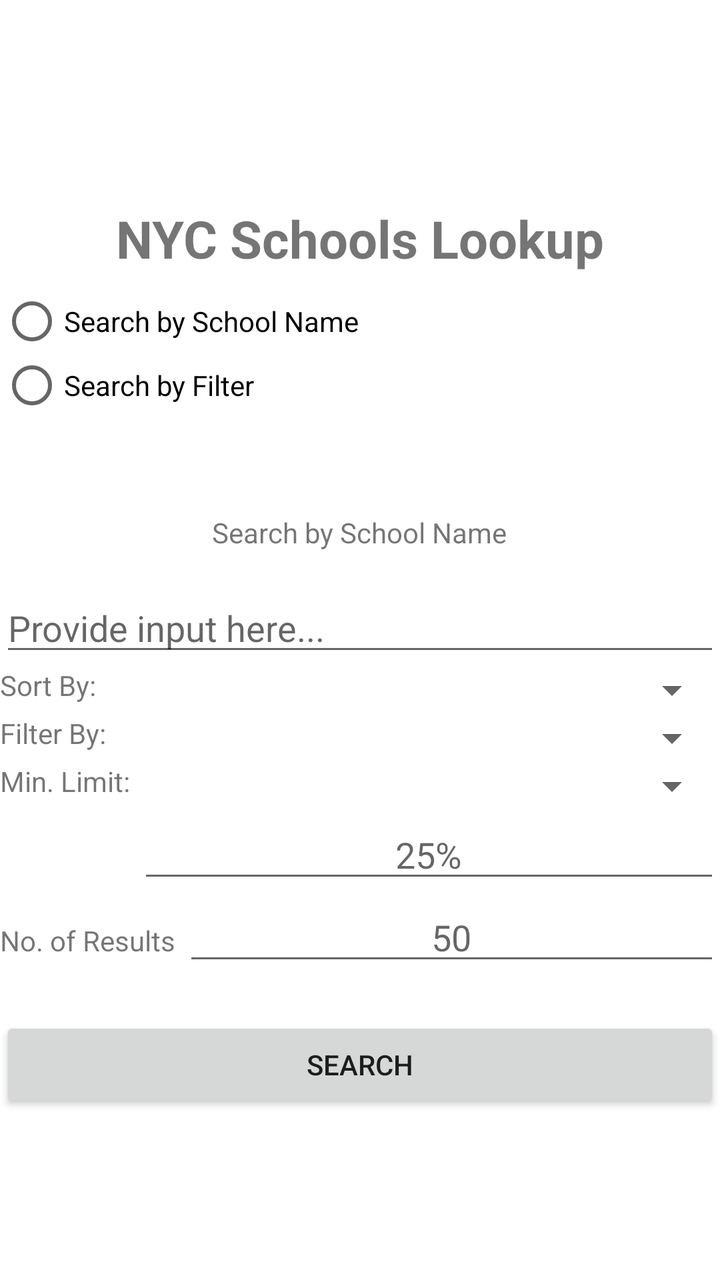
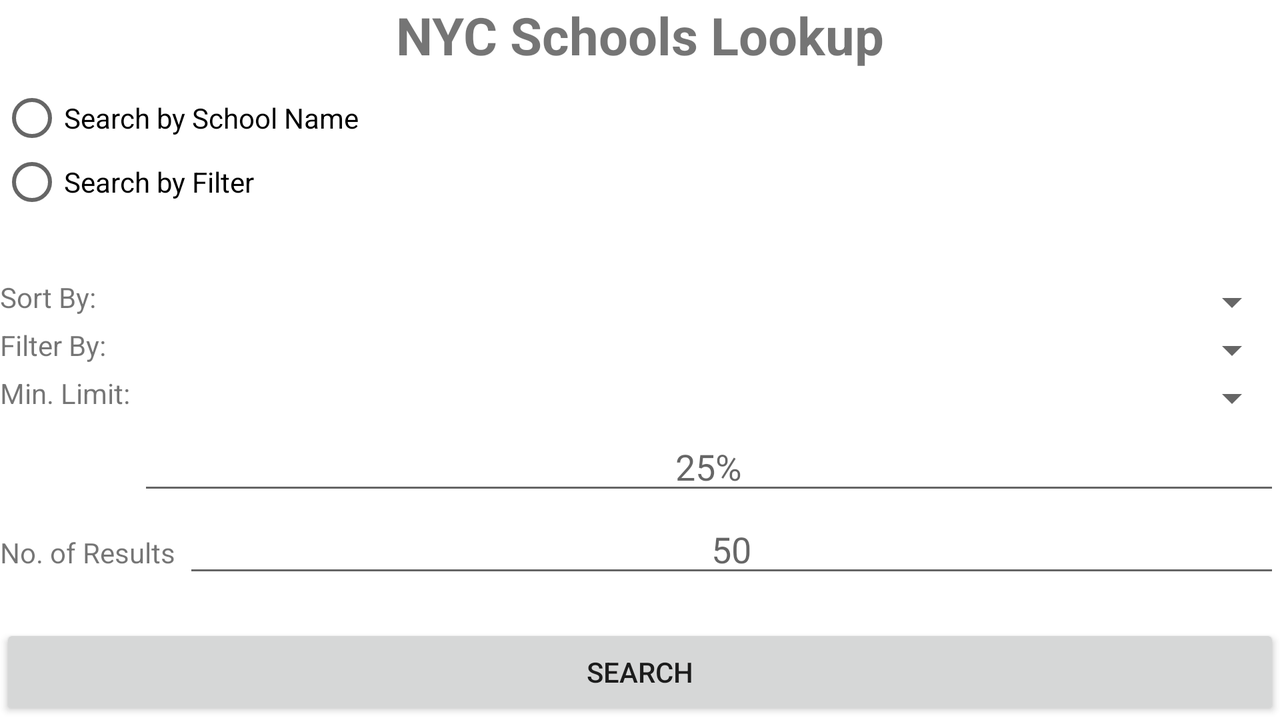

Compare how this app lays out the same screen by default and in its alternative resource folder. The renders come first, then the two layout files and the values they reference.
<!-- AndroidManifest.xml: application theme AppTheme -->
<!-- res/layout/fragment_main.xml -->
<?xml version="1.0" encoding="utf-8"?>
<androidx.constraintlayout.widget.ConstraintLayout
    xmlns:android="http://schemas.android.com/apk/res/android"
    xmlns:app="http://schemas.android.com/apk/res-auto"
    xmlns:tools="http://schemas.android.com/tools"
    android:layout_width="match_parent"
    android:layout_height="match_parent"
    android:background="@android:color/white"
    tools:context=".view.activities.MainActivity">

    <TextView
        android:id="@+id/main_title"
        android:layout_width="wrap_content"
        android:layout_height="wrap_content"
        tools:text="@string/main_activity_title"
        android:textStyle="bold"
        android:textSize="@dimen/main_activity_title_text_size"
        app:layout_constraintBottom_toTopOf="@+id/main_content_group"
        app:layout_constraintLeft_toLeftOf="parent"
        app:layout_constraintRight_toRightOf="parent"
        app:layout_constraintTop_toTopOf="parent"
        app:layout_constraintVertical_bias="0.4"
        app:layout_constraintVertical_chainStyle="packed" />

    <LinearLayout
        android:id="@+id/main_content_group"
        android:layout_width="match_parent"
        android:layout_height="wrap_content"
        app:layout_constraintTop_toBottomOf="@+id/main_title"
        app:layout_constraintBottom_toBottomOf="parent"
        app:layout_constraintLeft_toLeftOf="parent"
        app:layout_constraintRight_toRightOf="parent"
        android:gravity="center_horizontal"
        android:orientation="vertical">

        <RadioGroup
            android:id="@+id/main_activity_search_by_radiogroup"
            android:layout_width="match_parent"
            android:layout_height="wrap_content"
            android:layout_marginTop="@dimen/main_activity_search_by_radio_group_margin_top"
            android:layout_marginBottom="@dimen/main_activity_search_by_radio_group_margin_bottom">

            <RadioButton
                android:id="@+id/main_activity_search_by_name_radio"
                android:layout_width="match_parent"
                android:layout_height="wrap_content"
                android:text="@string/search_by_name_radio_text"/>

            <RadioButton
                android:id="@+id/main_activity_search_by_filter_radio"
                android:layout_width="match_parent"
                android:layout_height="wrap_content"
                android:text="@string/search_by_filter_radio_text"/>

        </RadioGroup>

        <LinearLayout
            android:id="@+id/main_content_search_by_name_group"
            android:layout_width="match_parent"
            android:layout_height="wrap_content"
            android:gravity="center_horizontal"
            android:orientation="vertical">

            <TextView
                android:layout_width="wrap_content"
                android:layout_height="wrap_content"
                android:text="@string/main_activity_search_text_description"
                android:layout_margin="@dimen/main_activity_title_margin"/>

            <androidx.appcompat.widget.AppCompatEditText
                android:id="@+id/main_search_by_name_edittext"
                style="@style/EditText.Search"/>

        </LinearLayout>

        <LinearLayout
            android:id="@+id/main_content_search_by_filter_group"
            android:layout_width="match_parent"
            android:layout_height="wrap_content"
            android:gravity="center_horizontal"
            android:orientation="vertical">

            <LinearLayout
                android:id="@+id/main_activity_filter_sort_by_group"
                style="@style/SpinnerGroup.Horizontal">

                <TextView
                    style="@style/SpinnerDescription"
                    android:text="@string/sort_by_description"/>

                <androidx.appcompat.widget.AppCompatSpinner
                    android:id="@+id/main_activity_filter_sort_by_dropdown"
                    style="@style/Spinner"/>

            </LinearLayout>

            <LinearLayout
                android:id="@+id/main_activity_filter_filter_by_group"
                style="@style/SpinnerGroup.Horizontal">

                <TextView
                    style="@style/SpinnerDescription"
                    android:text="@string/filter_by_description"/>

                <androidx.appcompat.widget.AppCompatSpinner
                    android:id="@+id/main_activity_filter_filter_by_dropdown"
                    style="@style/Spinner"/>

            </LinearLayout>

            <androidx.constraintlayout.widget.ConstraintLayout
                android:layout_width="match_parent"
                android:layout_height="wrap_content">

                <TextView
                    android:id="@+id/main_activity_spinner_description_min_limit"
                    style="@style/SpinnerDescription"
                    android:text="@string/min_limit_description"
                    app:layout_constraintTop_toTopOf="parent"
                    app:layout_constraintLeft_toLeftOf="parent"
                    app:layout_constraintRight_toLeftOf="@+id/main_activity_filter_min_limit_dropdown"/>

                <androidx.appcompat.widget.AppCompatSpinner
                    android:id="@+id/main_activity_filter_min_limit_dropdown"
                    style="@style/Spinner"
                    android:layout_width="0dp"
                    app:layout_constraintTop_toTopOf="parent"
                    app:layout_constraintLeft_toRightOf="@+id/main_activity_spinner_description_min_limit"
                    app:layout_constraintRight_toRightOf="parent" />

                <androidx.appcompat.widget.AppCompatEditText
                    android:id="@+id/main_activity_filter_min_limit_edittext"
                    style="@style/EditText.Search"
                    android:layout_width="0dp"
                    android:textAlignment="center"
                    android:hint="25%"
                    android:inputType="numberDecimal"
                    android:imeOptions="actionNext"
                    app:layout_constraintTop_toBottomOf="@+id/main_activity_filter_min_limit_dropdown"
                    app:layout_constraintLeft_toLeftOf="@+id/main_activity_filter_min_limit_dropdown"
                    app:layout_constraintRight_toRightOf="parent" />

            </androidx.constraintlayout.widget.ConstraintLayout>

            <LinearLayout
                android:id="@+id/main_activity_filter_result_count_group"
                style="@style/SpinnerGroup.Horizontal">

                <TextView
                    style="@style/SpinnerDescription"
                    android:text="@string/result_count"/>

                <androidx.appcompat.widget.AppCompatEditText
                    android:id="@+id/main_activity_filter_result_count_edittext"
                    style="@style/EditText.Search"
                    android:textAlignment="center"
                    android:hint="50"
                    android:inputType="number" />

            </LinearLayout>

        </LinearLayout>

    </LinearLayout>

    <Button
        android:id="@+id/main_search_button"
        android:layout_width="match_parent"
        android:layout_height="wrap_content"
        app:layout_constraintTop_toBottomOf="@+id/main_content_group"
        app:layout_constraintBottom_toBottomOf="parent"
        app:layout_constraintLeft_toLeftOf="parent"
        app:layout_constraintRight_toRightOf="parent"
        app:layout_constraintVertical_bias="0.2"
        android:text="@string/search"/>

</androidx.constraintlayout.widget.ConstraintLayout>
<!-- resources referenced by this layout -->
<resources>
  <dimen name="main_activity_search_by_radio_group_margin_bottom">32dp</dimen>
  <dimen name="main_activity_search_by_radio_group_margin_top">8dp</dimen>
  <dimen name="main_activity_title_margin">16dp</dimen>
  <dimen name="main_activity_title_text_size">26sp</dimen>
  <string name="filter_by_description">Filter By:</string>
  <string name="main_activity_search_text_description">Search by School Name</string>
  <string name="main_activity_title">NYC Schools Lookup</string>
  <string name="min_limit_description">Min. Limit:</string>
  <string name="result_count">No. of Results</string>
  <string name="search">Search</string>
  <string name="search_by_filter_radio_text">Search by Filter</string>
  <string name="search_by_name_radio_text">@string/main_activity_search_text_description</string>
  <string name="sort_by_description">Sort By:</string>
  <style name="EditText.Search" parent="EditText">
          <item name="android:imeOptions">actionSearch</item>
      </style>
  <style name="Spinner">
          <item name="android:layout_width">match_parent</item>
          <item name="android:layout_height">wrap_content</item>
      </style>
  <style name="SpinnerDescription">
          <item name="android:layout_width">wrap_content</item>
          <item name="android:layout_height">wrap_content</item>
          <item name="android:layout_marginRight">@dimen/spinner_description_margin_right</item>
          <item name="android:layout_marginEnd">@dimen/spinner_description_margin_right</item>
      </style>
  <style name="SpinnerGroup.Horizontal" parent="SpinnerGroup">
          <item name="android:layout_width">match_parent</item>
          <item name="android:layout_height">wrap_content</item>
          <item name="android:orientation">horizontal</item>
          <item name="android:gravity">top</item>
      </style>
  <style name="AppTheme" parent="Theme.AppCompat.Light.DarkActionBar">
          
          <item name="colorPrimary">@color/colorPrimary</item>
          <item name="colorPrimaryDark">@color/colorPrimaryDark</item>
          <item name="colorAccent">@color/colorAccent</item>
      </style>
  <style name="EditText">
          <item name="android:layout_width">match_parent</item>
          <item name="android:layout_height">wrap_content</item>
          <item name="android:maxLines">1</item>
          <item name="android:hint">@string/edit_text_hint</item>
      </style>
  <dimen name="spinner_description_margin_right">4dp</dimen>
  <style name="SpinnerGroup" />
  <color name="colorPrimary">#0E73C3</color>
  <color name="colorPrimaryDark">#0C77CC</color>
  <color name="colorAccent">#FF5722</color>
  <string name="edit_text_hint">Provide input here...</string>
</resources>
<!-- res/layout-land/fragment_main.xml (the repository's variant of the layout above) -->
<!-- drawn on the phone turned sideways -->
<?xml version="1.0" encoding="utf-8"?>
<androidx.constraintlayout.widget.ConstraintLayout
    xmlns:android="http://schemas.android.com/apk/res/android"
    xmlns:app="http://schemas.android.com/apk/res-auto"
    xmlns:tools="http://schemas.android.com/tools"
    android:layout_width="match_parent"
    android:layout_height="match_parent"
    android:background="@android:color/white"
    tools:context=".view.activities.MainActivity">

    <androidx.constraintlayout.widget.ConstraintLayout
        android:id="@+id/main_activity_left_panel"
        android:layout_width="match_parent"
        android:layout_height="match_parent"
        app:layout_constraintTop_toTopOf="parent"
        app:layout_constraintBottom_toBottomOf="parent"
        app:layout_constraintLeft_toLeftOf="parent">

        <TextView
            android:id="@+id/main_title"
            android:layout_width="wrap_content"
            android:layout_height="wrap_content"
            tools:text="@string/main_activity_title"
            android:textStyle="bold"
            android:textSize="@dimen/main_activity_title_text_size"
            app:layout_constraintBottom_toTopOf="@+id/main_content_group"
            app:layout_constraintLeft_toLeftOf="parent"
            app:layout_constraintRight_toRightOf="parent"
            app:layout_constraintTop_toTopOf="parent"
            app:layout_constraintVertical_bias="0.2"
            app:layout_constraintVertical_chainStyle="packed" />

        <LinearLayout
            android:id="@+id/main_content_group"
            android:layout_width="match_parent"
            android:layout_height="0dp"
            app:layout_constraintTop_toBottomOf="@+id/main_title"
            app:layout_constraintBottom_toTopOf="@+id/main_search_button"
            app:layout_constraintLeft_toLeftOf="parent"
            app:layout_constraintRight_toRightOf="parent"
            android:gravity="center_horizontal"
            android:orientation="vertical">

            <RadioGroup
                android:id="@+id/main_activity_search_by_radiogroup"
                android:layout_width="match_parent"
                android:layout_height="wrap_content"
                android:layout_marginTop="@dimen/main_activity_search_by_radio_group_margin_top"
                android:layout_marginBottom="@dimen/main_activity_search_by_radio_group_margin_bottom">

                <RadioButton
                    android:id="@+id/main_activity_search_by_name_radio"
                    android:layout_width="match_parent"
                    android:layout_height="wrap_content"
                    android:text="@string/search_by_name_radio_text"/>

                <RadioButton
                    android:id="@+id/main_activity_search_by_filter_radio"
                    android:layout_width="match_parent"
                    android:layout_height="wrap_content"
                    android:text="@string/search_by_filter_radio_text"/>

            </RadioGroup>

            <LinearLayout
                android:id="@+id/main_content_search_by_name_group"
                android:layout_width="match_parent"
                android:layout_height="wrap_content"
                android:gravity="center_horizontal"
                android:orientation="vertical"
                tools:visibility="gone">

                <TextView
                    android:layout_width="wrap_content"
                    android:layout_height="wrap_content"
                    android:text="@string/main_activity_search_text_description"
                    android:layout_margin="@dimen/main_activity_title_margin"/>

                <androidx.appcompat.widget.AppCompatEditText
                    android:id="@+id/main_search_by_name_edittext"
                    style="@style/EditText.Search"/>

            </LinearLayout>

            <LinearLayout
                android:id="@+id/main_content_search_by_filter_group"
                android:layout_width="match_parent"
                android:layout_height="wrap_content"
                android:gravity="center_horizontal"
                android:orientation="vertical">

                <LinearLayout
                    android:id="@+id/main_activity_filter_sort_by_group"
                    style="@style/SpinnerGroup.Horizontal">

                    <TextView
                        style="@style/SpinnerDescription"
                        android:text="@string/sort_by_description"/>

                    <androidx.appcompat.widget.AppCompatSpinner
                        android:id="@+id/main_activity_filter_sort_by_dropdown"
                        style="@style/Spinner"/>

                </LinearLayout>

                <LinearLayout
                    android:id="@+id/main_activity_filter_filter_by_group"
                    style="@style/SpinnerGroup.Horizontal">

                    <TextView
                        style="@style/SpinnerDescription"
                        android:text="@string/filter_by_description"/>

                    <androidx.appcompat.widget.AppCompatSpinner
                        android:id="@+id/main_activity_filter_filter_by_dropdown"
                        style="@style/Spinner"/>

                </LinearLayout>

                <androidx.constraintlayout.widget.ConstraintLayout
                    android:layout_width="match_parent"
                    android:layout_height="wrap_content">

                    <TextView
                        android:id="@+id/main_activity_spinner_description_min_limit"
                        style="@style/SpinnerDescription"
                        android:text="@string/min_limit_description"
                        app:layout_constraintTop_toTopOf="parent"
                        app:layout_constraintLeft_toLeftOf="parent"
                        app:layout_constraintRight_toLeftOf="@+id/main_activity_filter_min_limit_dropdown"/>

                    <androidx.appcompat.widget.AppCompatSpinner
                        android:id="@+id/main_activity_filter_min_limit_dropdown"
                        style="@style/Spinner"
                        android:layout_width="0dp"
                        app:layout_constraintTop_toTopOf="parent"
                        app:layout_constraintLeft_toRightOf="@+id/main_activity_spinner_description_min_limit"
                        app:layout_constraintRight_toRightOf="parent" />

                    <androidx.appcompat.widget.AppCompatEditText
                        android:id="@+id/main_activity_filter_min_limit_edittext"
                        style="@style/EditText.Search"
                        android:layout_width="0dp"
                        android:textAlignment="center"
                        android:hint="25%"
                        android:inputType="numberDecimal"
                        android:imeOptions="actionNext"
                        app:layout_constraintTop_toBottomOf="@+id/main_activity_filter_min_limit_dropdown"
                        app:layout_constraintLeft_toLeftOf="@+id/main_activity_filter_min_limit_dropdown"
                        app:layout_constraintRight_toRightOf="parent" />

                </androidx.constraintlayout.widget.ConstraintLayout>

                <LinearLayout
                    android:id="@+id/main_activity_filter_result_count_group"
                    style="@style/SpinnerGroup.Horizontal">

                    <TextView
                        style="@style/SpinnerDescription"
                        android:text="@string/result_count"/>

                    <androidx.appcompat.widget.AppCompatEditText
                        android:id="@+id/main_activity_filter_result_count_edittext"
                        style="@style/EditText.Search"
                        android:textAlignment="center"
                        android:hint="50"
                        android:inputType="number" />

                </LinearLayout>

            </LinearLayout>

        </LinearLayout>

        <Button
            android:id="@+id/main_search_button"
            android:layout_width="match_parent"
            android:layout_height="wrap_content"
            app:layout_constraintBottom_toBottomOf="parent"
            app:layout_constraintLeft_toLeftOf="parent"
            app:layout_constraintRight_toRightOf="parent"
            android:text="@string/search"/>

    </androidx.constraintlayout.widget.ConstraintLayout>

</androidx.constraintlayout.widget.ConstraintLayout>
